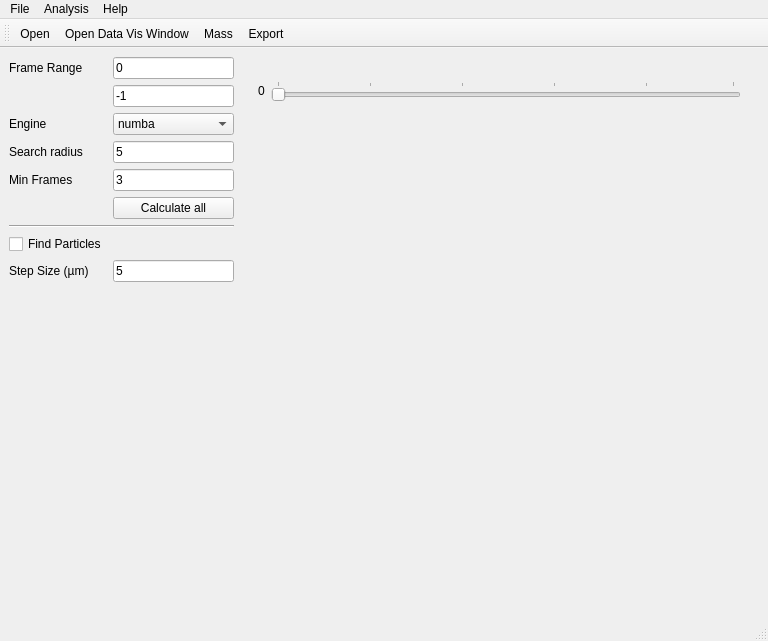
<?xml version="1.0" encoding="UTF-8"?>
<ui version="4.0">
 <class>MainWindow</class>
 <widget class="QMainWindow" name="MainWindow">
  <property name="geometry">
   <rect>
    <x>0</x>
    <y>0</y>
    <width>768</width>
    <height>641</height>
   </rect>
  </property>
  <property name="windowTitle">
   <string>NanoQNT Data Analysis</string>
  </property>
  <property name="unifiedTitleAndToolBarOnMac">
   <bool>true</bool>
  </property>
  <widget class="QWidget" name="centralwidget">
   <layout class="QHBoxLayout" name="horizontalLayout">
    <item>
     <widget class="QWidget" name="settings_widget" native="true">
      <property name="sizePolicy">
       <sizepolicy hsizetype="Minimum" vsizetype="Preferred">
        <horstretch>0</horstretch>
        <verstretch>0</verstretch>
       </sizepolicy>
      </property>
      <property name="maximumSize">
       <size>
        <width>225</width>
        <height>16777215</height>
       </size>
      </property>
      <layout class="QFormLayout" name="formLayout">
       <property name="leftMargin">
        <number>0</number>
       </property>
       <property name="topMargin">
        <number>0</number>
       </property>
       <property name="rightMargin">
        <number>0</number>
       </property>
       <property name="bottomMargin">
        <number>0</number>
       </property>
       <item row="1" column="0">
        <widget class="QLabel" name="label_9">
         <property name="text">
          <string>Frame Range</string>
         </property>
         <property name="buddy">
          <cstring>start_frame_line</cstring>
         </property>
        </widget>
       </item>
       <item row="1" column="1">
        <widget class="QLineEdit" name="start_frame_line">
         <property name="toolTip">
          <string>Start Frame</string>
         </property>
         <property name="text">
          <string>0</string>
         </property>
        </widget>
       </item>
       <item row="2" column="1">
        <widget class="QLineEdit" name="end_frame_line">
         <property name="toolTip">
          <string>End Frame</string>
         </property>
         <property name="text">
          <string>-1</string>
         </property>
        </widget>
       </item>
       <item row="3" column="0">
        <widget class="QLabel" name="label_3">
         <property name="text">
          <string>Engine</string>
         </property>
         <property name="buddy">
          <cstring>engine_box</cstring>
         </property>
        </widget>
       </item>
       <item row="3" column="1">
        <widget class="QComboBox" name="engine_box">
         <property name="toolTip">
          <string>&lt;html&gt;&lt;head/&gt;&lt;body&gt;&lt;p&gt;If installed, numba is preferred&lt;/p&gt;&lt;/body&gt;&lt;/html&gt;</string>
         </property>
         <item>
          <property name="text">
           <string>numba</string>
          </property>
         </item>
         <item>
          <property name="text">
           <string>mask</string>
          </property>
         </item>
         <item>
          <property name="text">
           <string>python</string>
          </property>
         </item>
        </widget>
       </item>
       <item row="5" column="0">
        <widget class="QLabel" name="label_4">
         <property name="text">
          <string>Search radius</string>
         </property>
         <property name="buddy">
          <cstring>search_radius_line</cstring>
         </property>
        </widget>
       </item>
       <item row="5" column="1">
        <widget class="QLineEdit" name="search_radius_line">
         <property name="toolTip">
          <string>&lt;html&gt;&lt;head/&gt;&lt;body&gt;&lt;p&gt;Search radius for the linking procedure&lt;/p&gt;&lt;/body&gt;&lt;/html&gt;</string>
         </property>
         <property name="text">
          <string>5</string>
         </property>
        </widget>
       </item>
       <item row="6" column="0">
        <widget class="QLabel" name="label_6">
         <property name="text">
          <string>Min Frames</string>
         </property>
         <property name="buddy">
          <cstring>min_frames_line</cstring>
         </property>
        </widget>
       </item>
       <item row="6" column="1">
        <widget class="QLineEdit" name="min_frames_line">
         <property name="toolTip">
          <string>&lt;html&gt;&lt;head/&gt;&lt;body&gt;&lt;p&gt;Minimum number of frames to consider it a particle&lt;/p&gt;&lt;/body&gt;&lt;/html&gt;</string>
         </property>
         <property name="text">
          <string>3</string>
         </property>
        </widget>
       </item>
       <item row="7" column="1">
        <widget class="QPushButton" name="calculate_button">
         <property name="toolTip">
          <string>&lt;html&gt;&lt;head/&gt;&lt;body&gt;&lt;p&gt;Find the locations of all the particles in the range of frames&lt;/p&gt;&lt;/body&gt;&lt;/html&gt;</string>
         </property>
         <property name="text">
          <string>Calculate all</string>
         </property>
        </widget>
       </item>
       <item row="9" column="0" colspan="2">
        <widget class="Line" name="line">
         <property name="orientation">
          <enum>Qt::Horizontal</enum>
         </property>
        </widget>
       </item>
       <item row="11" column="0">
        <widget class="QLabel" name="label_8">
         <property name="text">
          <string>Step Size (µm)</string>
         </property>
         <property name="buddy">
          <cstring>step_size_line</cstring>
         </property>
        </widget>
       </item>
       <item row="11" column="1">
        <widget class="QLineEdit" name="step_size_line">
         <property name="toolTip">
          <string>&lt;html&gt;&lt;head/&gt;&lt;body&gt;&lt;p&gt;Step size during the scan&lt;/p&gt;&lt;/body&gt;&lt;/html&gt;</string>
         </property>
         <property name="text">
          <string>5</string>
         </property>
        </widget>
       </item>
       <item row="12" column="1">
        <spacer name="verticalSpacer">
         <property name="orientation">
          <enum>Qt::Vertical</enum>
         </property>
         <property name="sizeHint" stdset="0">
          <size>
           <width>20</width>
           <height>40</height>
          </size>
         </property>
        </spacer>
       </item>
       <item row="10" column="0">
        <widget class="QCheckBox" name="find_particles_check">
         <property name="toolTip">
          <string>&lt;html&gt;&lt;head/&gt;&lt;body&gt;&lt;p&gt;Whether to mark the particles on the images&lt;/p&gt;&lt;/body&gt;&lt;/html&gt;</string>
         </property>
         <property name="text">
          <string>Find Particles</string>
         </property>
        </widget>
       </item>
      </layout>
     </widget>
    </item>
    <item>
     <widget class="QWidget" name="widget" native="true">
      <property name="sizePolicy">
       <sizepolicy hsizetype="Expanding" vsizetype="Preferred">
        <horstretch>0</horstretch>
        <verstretch>0</verstretch>
       </sizepolicy>
      </property>
      <layout class="QVBoxLayout" name="verticalLayout">
       <item>
        <widget class="QWidget" name="slider_widget" native="true">
         <property name="sizePolicy">
          <sizepolicy hsizetype="Preferred" vsizetype="Minimum">
           <horstretch>0</horstretch>
           <verstretch>0</verstretch>
          </sizepolicy>
         </property>
         <property name="maximumSize">
          <size>
           <width>16777215</width>
           <height>50</height>
          </size>
         </property>
         <layout class="QHBoxLayout" name="horizontalLayout_3">
          <property name="topMargin">
           <number>0</number>
          </property>
          <property name="bottomMargin">
           <number>0</number>
          </property>
          <item>
           <widget class="QLabel" name="frame_num">
            <property name="text">
             <string>0</string>
            </property>
            <property name="buddy">
             <cstring>frame_slider</cstring>
            </property>
           </widget>
          </item>
          <item>
           <widget class="QSlider" name="frame_slider">
            <property name="enabled">
             <bool>false</bool>
            </property>
            <property name="mouseTracking">
             <bool>true</bool>
            </property>
            <property name="focusPolicy">
             <enum>Qt::WheelFocus</enum>
            </property>
            <property name="statusTip">
             <string>Status tip</string>
            </property>
            <property name="orientation">
             <enum>Qt::Horizontal</enum>
            </property>
            <property name="tickPosition">
             <enum>QSlider::TicksAbove</enum>
            </property>
            <property name="tickInterval">
             <number>20</number>
            </property>
           </widget>
          </item>
         </layout>
        </widget>
       </item>
       <item>
        <widget class="QWidget" name="video_widget" native="true">
         <layout class="QGridLayout" name="gridLayout">
          <property name="leftMargin">
           <number>0</number>
          </property>
          <property name="topMargin">
           <number>0</number>
          </property>
          <property name="rightMargin">
           <number>0</number>
          </property>
          <property name="bottomMargin">
           <number>0</number>
          </property>
         </layout>
        </widget>
       </item>
      </layout>
     </widget>
    </item>
   </layout>
  </widget>
  <widget class="QStatusBar" name="statusbar"/>
  <widget class="QToolBar" name="toolBar">
   <property name="windowTitle">
    <string>toolBar</string>
   </property>
   <attribute name="toolBarArea">
    <enum>TopToolBarArea</enum>
   </attribute>
   <attribute name="toolBarBreak">
    <bool>false</bool>
   </attribute>
   <addaction name="action_open"/>
   <addaction name="action_data_vis"/>
   <addaction name="action_data_plots"/>
   <addaction name="action_save_data"/>
  </widget>
  <widget class="QMenuBar" name="menuBar">
   <property name="geometry">
    <rect>
     <x>0</x>
     <y>0</y>
     <width>768</width>
     <height>24</height>
    </rect>
   </property>
   <widget class="QMenu" name="menuFile">
    <property name="title">
     <string>File</string>
    </property>
    <addaction name="action_open"/>
    <addaction name="action_save_data"/>
    <addaction name="action_export_all_data"/>
   </widget>
   <widget class="QMenu" name="menuAnalysis">
    <property name="title">
     <string>Analysis</string>
    </property>
    <addaction name="action_calculate_bkg"/>
    <addaction name="action_show_bkg"/>
    <addaction name="action_data_frame"/>
   </widget>
   <widget class="QMenu" name="menuHelp">
    <property name="title">
     <string>Help</string>
    </property>
    <addaction name="action_about"/>
    <addaction name="actionGo_to_documentation"/>
   </widget>
   <addaction name="menuFile"/>
   <addaction name="menuAnalysis"/>
   <addaction name="menuHelp"/>
  </widget>
  <action name="action_open">
   <property name="icon">
    <iconset>
     <normaloff>Icons/Open Folder.svg</normaloff>Icons/Open Folder.svg</iconset>
   </property>
   <property name="text">
    <string>Open</string>
   </property>
   <property name="toolTip">
    <string>Open data file</string>
   </property>
   <property name="shortcut">
    <string>Ctrl+O</string>
   </property>
  </action>
  <action name="action_data_vis">
   <property name="icon">
    <iconset>
     <normaloff>Icons/11837 - Histogram.svg</normaloff>Icons/11837 - Histogram.svg</iconset>
   </property>
   <property name="text">
    <string>Open Data Vis Window</string>
   </property>
   <property name="toolTip">
    <string>Opens the tools to visualize results</string>
   </property>
  </action>
  <action name="action_data_frame">
   <property name="icon">
    <iconset>
     <normaloff>Icons/11831 - Fluid Mechanics.svg</normaloff>Icons/11831 - Fluid Mechanics.svg</iconset>
   </property>
   <property name="text">
    <string>Trends</string>
   </property>
   <property name="toolTip">
    <string>Show trends over frames</string>
   </property>
  </action>
  <action name="action_data_plots">
   <property name="icon">
    <iconset>
     <normaloff>Icons/11862 - Weight Scale.svg</normaloff>Icons/11862 - Weight Scale.svg</iconset>
   </property>
   <property name="text">
    <string>Mass</string>
   </property>
   <property name="toolTip">
    <string>Show intensities of all the calculated particles</string>
   </property>
  </action>
  <action name="action_save_data">
   <property name="icon">
    <iconset>
     <normaloff>Icons/Save.svg</normaloff>Icons/Save.svg</iconset>
   </property>
   <property name="text">
    <string>Export</string>
   </property>
   <property name="toolTip">
    <string>Export data to CSV</string>
   </property>
  </action>
  <action name="actionAdvance_Frame">
   <property name="text">
    <string>Increase Frame</string>
   </property>
   <property name="shortcut">
    <string>Meta+Alt+Right</string>
   </property>
  </action>
  <action name="actionDecrease_Frame">
   <property name="text">
    <string>Decrease Frame</string>
   </property>
   <property name="shortcut">
    <string>Meta+Alt+Left</string>
   </property>
  </action>
  <action name="actionGo_to_documentation">
   <property name="text">
    <string>Open Documentation</string>
   </property>
  </action>
  <action name="action_export_all_data">
   <property name="text">
    <string>Export All Data</string>
   </property>
   <property name="toolTip">
    <string>Export all the information gathered on particles</string>
   </property>
  </action>
  <action name="action_about">
   <property name="text">
    <string>About</string>
   </property>
   <property name="toolTip">
    <string>About NanoQNTPy</string>
   </property>
  </action>
  <action name="action_calculate_bkg">
   <property name="text">
    <string>Calculate Background</string>
   </property>
  </action>
  <action name="action_show_bkg">
   <property name="text">
    <string>Show Background</string>
   </property>
  </action>
 </widget>
 <tabstops>
  <tabstop>start_frame_line</tabstop>
  <tabstop>end_frame_line</tabstop>
  <tabstop>engine_box</tabstop>
  <tabstop>search_radius_line</tabstop>
  <tabstop>min_frames_line</tabstop>
  <tabstop>calculate_button</tabstop>
  <tabstop>step_size_line</tabstop>
  <tabstop>frame_slider</tabstop>
 </tabstops>
 <resources>
  <include location="Icons/Icons.qrc"/>
 </resources>
 <connections/>
</ui>
